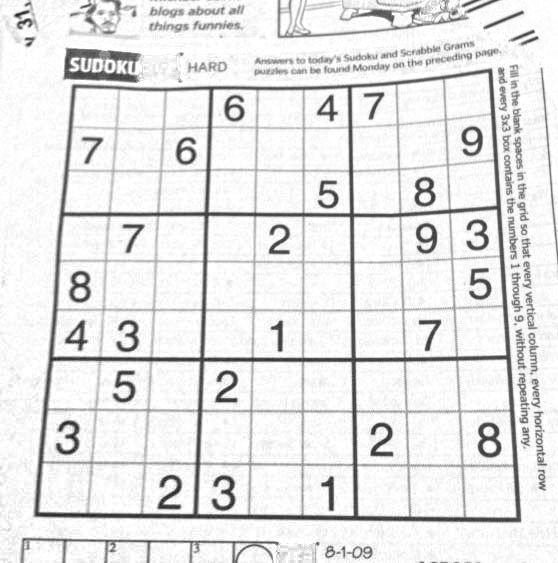
#> input picture dave.jpg, 558 x 563 px
$ python ImageGradients.py   (older library calls are emulated)
#> lines starting #> are read from the running program, lines starting #| are printed output that depends on the picture
# -*- coding: utf-8 -*-
"""
Created on Mon Feb 13 11:36:03 2017

@author: USER
"""


import cv2
import numpy as np
from matplotlib import pyplot as plt

img=cv2.imread('dave.jpg',0)
#> img is the input picture: shape (563, 558); min 27, max 255, mean 229.5

laplacian=cv2.Laplacian(img,cv2.CV_64F)
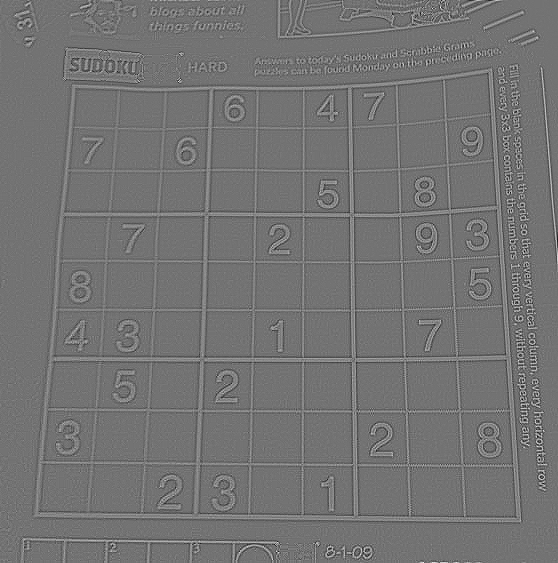
#> laplacian: shape (563, 558) float64; min -249, max 301, mean 0; drawn with min black and max white
sobelX=cv2.Sobel(img,cv2.CV_64F,1,0,ksize=5)
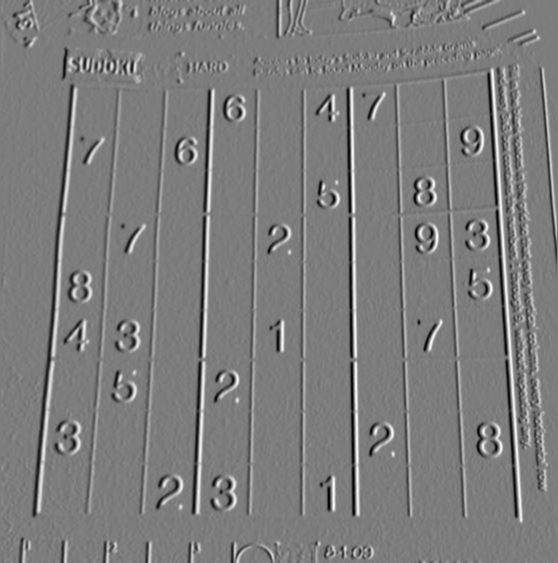
#> sobelX: shape (563, 558) float64; min -8328, max 8626, mean -0.4; drawn with min black and max white
sobelY=cv2.Sobel(img,cv2.CV_64F,0,1,ksize=5)
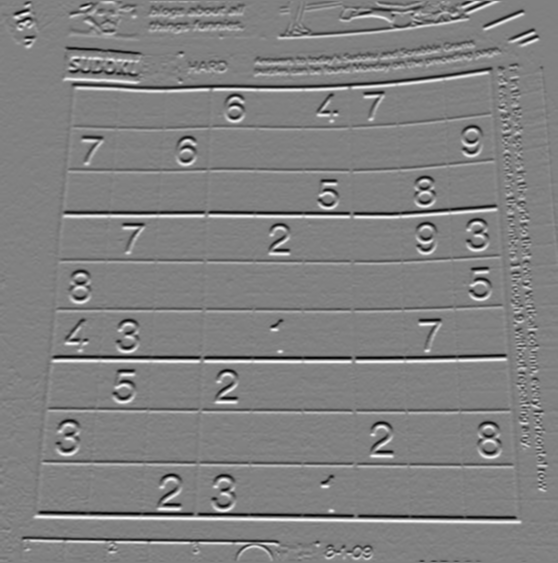
#> sobelY: shape (563, 558) float64; min -8968, max 8742, mean 1.2; drawn with min black and max white

images=[img, laplacian, sobelX, sobelY]
titles=['Original','Laplacian','Sobel X', 'Sobel Y']

#> (the run stopped early here; a loop or call above may not have finished)

$ run again, with G.jpg copied over dave.jpg
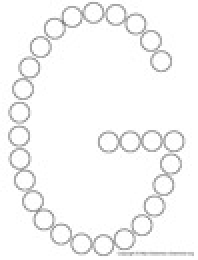
#> input picture G.jpg, 99 x 130 px (shown 2 times larger)
#> img is the input picture: shape (130, 99); min 122, max 255, mean 247.3
#> `sobelX=cv2.Sobel(img,cv2.CV_64F,1,0,ksize=5)`:
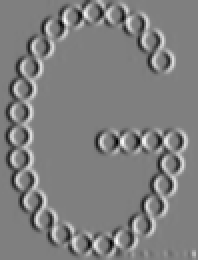
#> sobelX: shape (130, 99) float64 (shown 2 times larger); min -3901, max 3895, mean 0.4; drawn with min black and max white
#> `sobelY=cv2.Sobel(img,cv2.CV_64F,0,1,ksize=5)`:
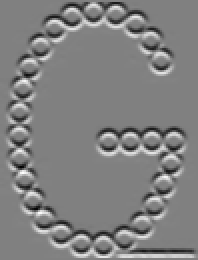
#> sobelY: shape (130, 99) float64 (shown 2 times larger); min -3658, max 3574, mean 1.1; drawn with min black and max white
